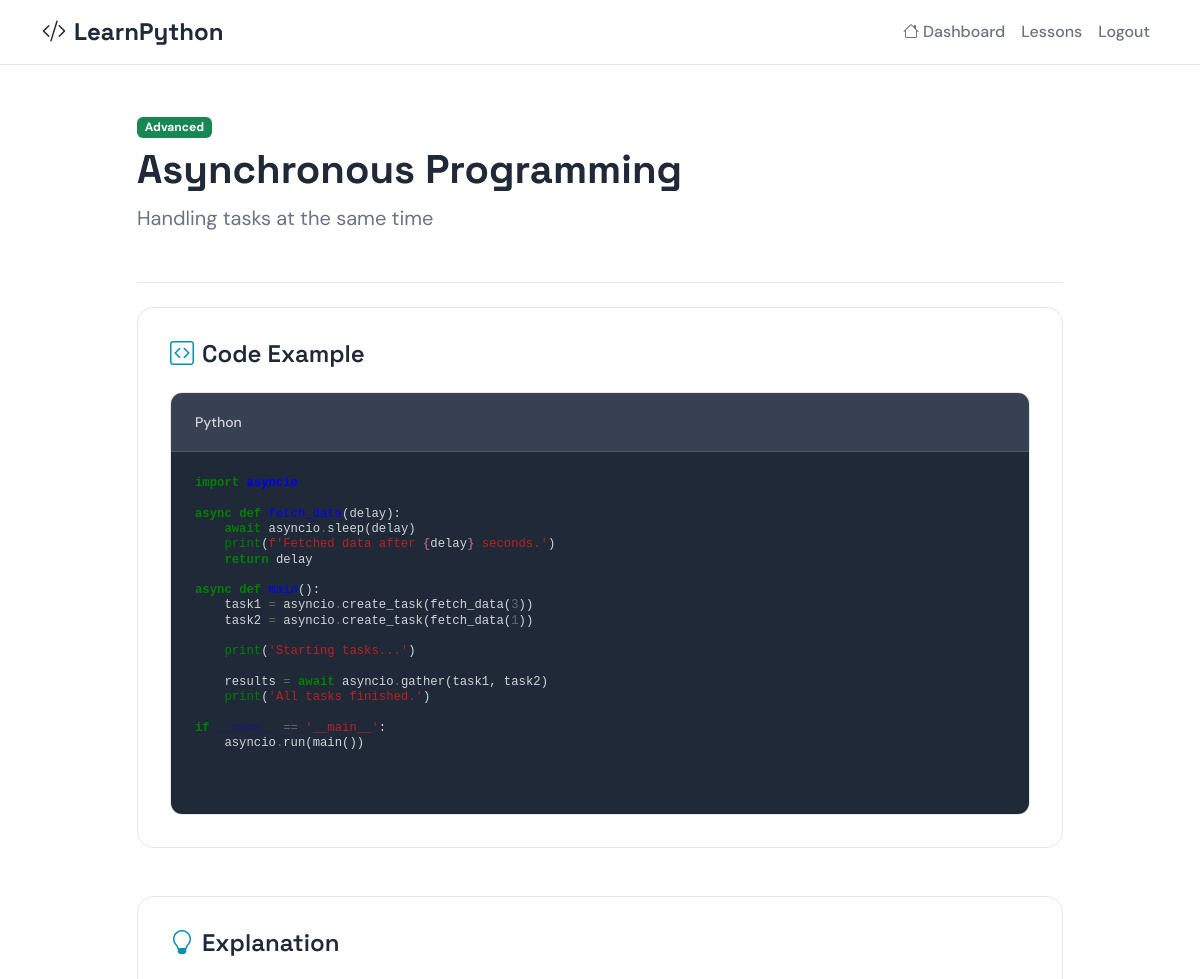
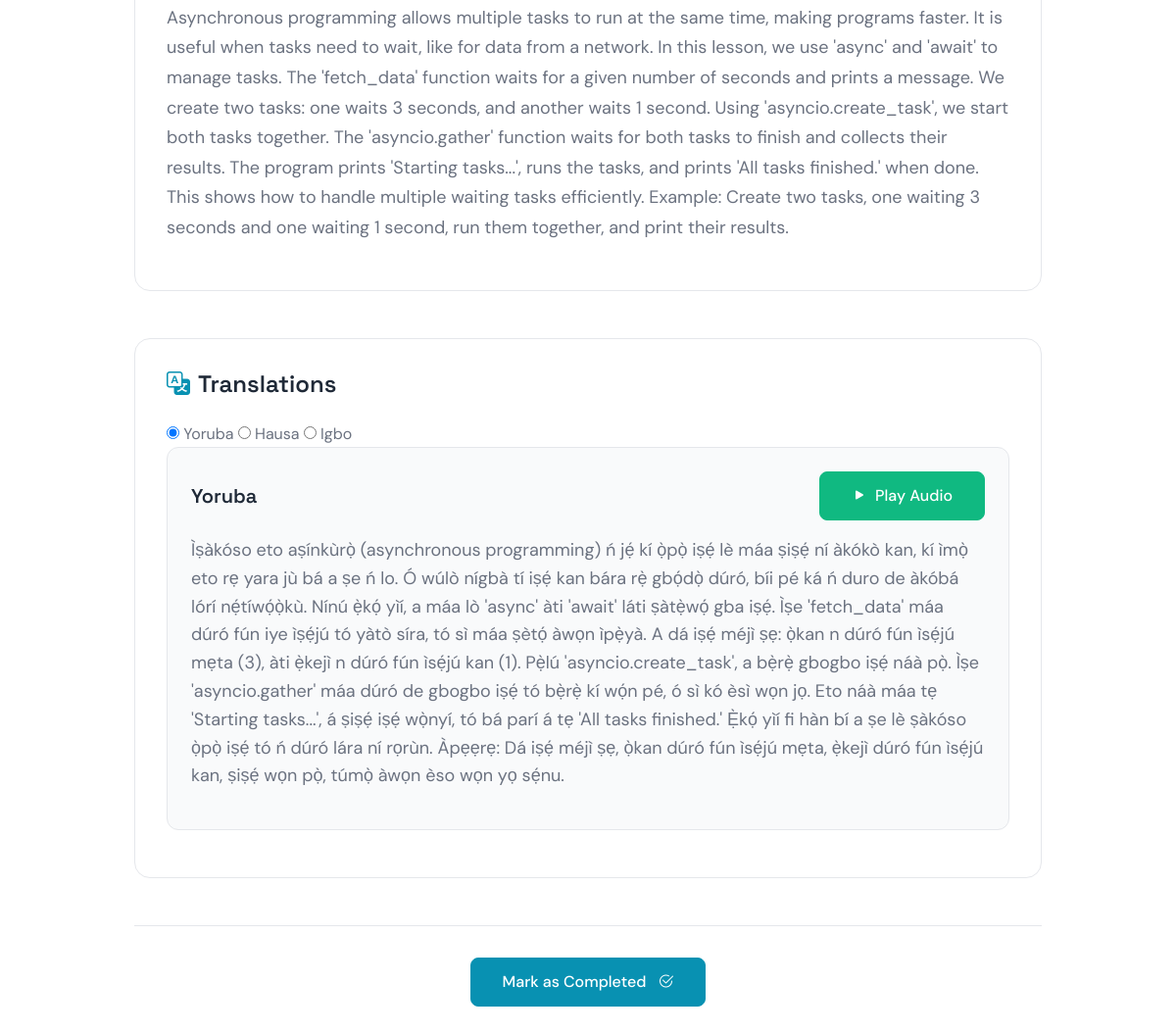
/courses/lesson/27/ (signed in), run on the app's committed database (2 pictures, top to bottom).
### lesson/models.py (models this page shows, shortened)
class Lesson(models.Model):
    DIFFICULTY_CHOICES = [
        ('1', 'Beginner'),
        ('2', 'Intermediate'),
        ('3', 'Advanced'),
    ]
    topic = models.CharField(max_length=100)       # e.g. "Introduction to Python"
    subtopic = models.CharField(max_length=100)    # e.g. "Variables"
    code_example = models.TextField()              # Python code snippet
    code_explanation = models.TextField()          # "What this code does"
    difficulty_level = models.CharField(
        max_length=50,
        choices=DIFFICULTY_CHOICES,
        default='1',
        help_text="The difficulty level of the lesson."
    )
    created_at = models.DateTimeField(auto_now_add=True)
    class Meta:
        ordering = ["topic", "subtopic"]

class LessonTranslation(models.Model):
    LANG_CHOICES = [
        ("en", "English"),
        ("yo", "Yoruba"),
        ("ig", "Igbo"),
        ("ha", "Hausa"),
    ]
    lesson = models.ForeignKey(Lesson, related_name="translations", on_delete=models.CASCADE)
    language = models.CharField(max_length=10, choices=LANG_CHOICES)
    concept_text = models.TextField()              # Explanation in native language
    audio_file = models.FileField(upload_to="audio/", blank=True, null=True)
    class Meta:
        unique_together = ("lesson", "language")

### lesson/views.py (the view)
# urls.py: path('lesson/<int:lesson_id>/', views.lesson_detail_view, name='lesson_detail'),
def lesson_detail_view(request, lesson_id):
    lesson = get_object_or_404(Lesson, pk=lesson_id)
    is_completed = lesson.progress.filter(user=request.user, completed=True).exists()
    context = {
        "lesson": lesson,
        "is_completed": is_completed,
    }
    return render(request, "lessons/lesson_detail.html", context)

### lesson/templatetags/pygment_tags.py (called while the page is built)
@register.filter
def pygmentize(code, language='python'):
    lexer = get_lexer_by_name(language)
    formatter = HtmlFormatter()
    return highlight(code, lexer, formatter)

### templates/lessons/lesson_detail.html (shortened to what this page needs)
{% extends 'base.html' %}
{% load pygment_tags %}
{% block content %}
    <nav class="navbar navbar-expand-lg navbar-light">
        <div class="container">
            <a class="navbar-brand" href="{% url 'user:dashboard' %}">
                <i class="bi bi-code-slash me-2"></i>LearnPython
            </a>
            <div class="collapse navbar-collapse" id="navbarNav">
                <ul class="navbar-nav ms-auto">
                    <li class="nav-item">
                        <a class="nav-link" href="{% url 'user:dashboard' %}">
                            <i class="bi bi-house me-1"></i>Dashboard
                        </a>
                    </li>
                    <li class="nav-item">
                        <a class="nav-link" href="#lessons">Lessons</a>
                    </li>
                    <li class="nav-item">
                        <a class="nav-link" href="{% url 'account_logout' %}">Logout</a>
                    </li>
                </ul>
            </div>
        </div>
    </nav>
    <div class="container py-5">
        <div class="row">
            <div class="col-lg-10 mx-auto">
                <div class="lesson-header mb-4">
                    <div class="d-flex justify-content-between align-items-start mb-3">
                        <div>
                            <span class="badge bg-success mb-2">{{ lesson.get_difficulty_level_display }}</span>
                            <h1 class="lesson-detail-title">{{ lesson.topic }}</h1>
                            <p class="lesson-detail-subtitle">{{ lesson.subtopic }}</p>
                        </div>
                    </div>
                </div>
                <div class="lesson-section mb-5">
                    <h3 class="section-heading">
                        <i class="bi bi-code-square me-2"></i>Code Example
                    </h3>
                    <div class="code-container">
                        <div class="code-header">
                            <span class="code-title">Python</span>
                        </div>
                        <pre class="code-content"><code class="language-python">{% autoescape off %}{{ lesson.code_example|pygmentize:'python' }}{% endautoescape %}</code></pre>
                    </div>
                </div>
                <div class="lesson-section mb-5">
                    <h3 class="section-heading">
                        <i class="bi bi-lightbulb me-2"></i>Explanation
                    </h3>
                    <div class="explanation-content">
                        <p>{{ lesson.code_explanation }}</p>
                    </div>
                </div>
                <div class="lesson-section">
                    <h3 class="section-heading">
                        <i class="bi bi-translate me-2"></i>Translations
                    </h3>
                    <div class="translation-tabs">
                        <input type="radio" name="language" id="lang-yo" value="yo" checked>
                        <label for="lang-yo">Yoruba</label>
                        <input type="radio" name="language" id="lang-ha" value="ha">
                        <label for="lang-ha">Hausa</label>
                        <input type="radio" name="language" id="lang-ig" value="ig">
                        <label for="lang-ig">Igbo</label>
                    </div>
                    <div class="translation-content">
                    {% for translation in lesson.translations.all %}
                        <div class="translation-card" data-language="{{ translation.language|lower }}">
                            <div class="translation-header d-flex justify-content-between align-items-center">
                                <h4 class="translation-title">{{ translation.get_language_display }}</h4>
                                {% if translation.audio_file %}
                                    <button class="btn btn-accent audio-play-btn" data-audio-url="{{ translation.audio_file.url }}">
                                        <i class="bi bi-play-fill me-2"></i>Play Audio
                                    </button>
                                {% endif %}
                            </div>
                            <div class="translation-text mt-3">
                                <p>{{ translation.concept_text }}</p>
                            </div>
                        </div>
                    {% empty %}
                        <div class="empty-state text-center py-5">
                            <i class="bi bi-translate display-4 text-muted"></i>
                            <p class="mt-3 text-muted">No translations available for this lesson.</p>
                        </div>
                    {% endfor %}
                </div>
            </div>
                <div class="lesson-navigation mt-5">
                    <div class="d-flex justify-content-center">
                        {% if is_completed %}
                            <a href="{% url 'user:dashboard' %}" class="btn btn-success">
                                 Completed <i class="bi bi-check2-circle ms-2"></i> Next
                            </a>
                        {% else %}
                            <form action="{% url 'user:complete_lesson' lesson.id %}" method="post">
                                <button type="submit" class="btn btn-primary">
                                    Mark as Completed <i class="bi bi-check2-circle ms-2"></i>
                                </button>
                            </form>
                        {% endif %}
                    </div>
                </div>
            </div>
        </div>
    </div>
{% endblock %}

### static/css/styles.css (style rules this page uses)
:root { --primary-color: #0891b2; --accent-color: #10b981; --text-primary: #1f2937; --text-secondary: #6b7280; --text-muted: #9ca3af; --background: #ffffff; --background-subtle: #f9fafb; --border-color: #e5e7eb; --font-heading: "Space Grotesk", sans-serif; --font-body: "DM Sans", sans-serif; --section-padding: 5rem 0; --container-padding: 2rem; }
body { font-family: var(--font-body); color: var(--text-secondary); line-height: 1.6; background-color: var(--background); }
h1, h2, h3, h4, h5, h6 { font-family: var(--font-heading); color: var(--text-primary); font-weight: 600; line-height: 1.2; }
.navbar { background-color: var(--background) !important; border-bottom: 1px solid var(--border-color); }
.navbar-brand { font-family: var(--font-heading); font-weight: 700; font-size: 1.5rem; color: var(--text-primary) !important; }
.nav-link { color: var(--text-secondary) !important; font-weight: 500; transition: color 0.2s ease; }
.btn-primary { background-color: var(--primary-color); border-color: var(--primary-color); font-weight: 500; padding: 0.75rem 2rem; border-radius: 0.5rem; transition: all 0.2s ease; }
.btn-accent { background-color: var(--accent-color); border-color: var(--accent-color); color: white; font-weight: 500; padding: 0.75rem 2rem; border-radius: 0.5rem; transition: all 0.2s ease; }
.code-header { background-color: #374151; padding: 1rem 1.5rem; border-bottom: 1px solid #4b5563; }
.code-title { color: #d1d5db; font-size: 0.875rem; font-weight: 500; }
.code-content { padding: 1.5rem; margin: 0; background-color: var(--text-primary); color: #d1d5db; font-family: "Monaco", "Menlo", monospace; font-size: 0.875rem; line-height: 1.6; }
.lesson-header { border-bottom: 1px solid var(--border-color); padding-bottom: 2rem; }
.lesson-detail-title { font-size: 2.5rem; font-weight: 700; color: var(--text-primary); margin-bottom: 0.5rem; }
.lesson-detail-subtitle { font-size: 1.25rem; color: var(--text-secondary); margin-bottom: 0; }
.lesson-section { background-color: var(--background); border: 1px solid var(--border-color); border-radius: 1rem; padding: 2rem; }
.section-heading { font-size: 1.5rem; font-weight: 600; color: var(--text-primary); margin-bottom: 1.5rem; display: flex; align-items: center; }
.section-heading i { color: var(--primary-color); }
.code-container { border-radius: 0.75rem; overflow: hidden; border: 1px solid var(--border-color); }
.explanation-content { font-size: 1.125rem; line-height: 1.7; color: var(--text-secondary); }
.translation-card { background-color: var(--background-subtle); border: 1px solid var(--border-color); border-radius: 0.75rem; padding: 1.5rem; margin-bottom: 1rem; }
.translation-header { display: flex; justify-content: between; align-items: center; margin-bottom: 1rem; }
.translation-title { font-size: 1.25rem; font-weight: 600; color: var(--text-primary); margin-bottom: 0; }
.translation-text { font-size: 1.125rem; line-height: 1.6; color: var(--text-secondary); }
.audio-play-btn { font-weight: 500; border-radius: 0.5rem; }
.lesson-navigation { border-top: 1px solid var(--border-color); padding-top: 2rem; }

### static/css/pygments_style.css (style rules this page uses)
pre { line-height: 125%; }
.k { color: #008000; font-weight: bold }
.o { color: #666 }
.kn { color: #008000; font-weight: bold }
.nb { color: #008000 }
.nf { color: #00F }
.nn { color: #00F; font-weight: bold }
.w { color: #BBB }
.mi { color: #666 }
.sa { color: #BA2121 }
.si { color: #A45A77; font-weight: bold }
.s1 { color: #BA2121 }
.vm { color: #19177C }

### data on the page
Lesson: difficulty_level "Advanced", topic "Asynchronous Programming", subtopic "Handling tasks at the same time", code_example|pygmentize "import async def ( delay ): await asyncio . sleep ( delay ) print ( f 'Fetched data after { delay } seconds.' ) return delay async def (): task1 = asyncio . create_task ( fetch_data ( 3 )) task2 = asyncio . create_task ( fetch_data ( 1 )) print ( 'Starting tasks...' ) results = await asyncio . gather ( task1 , task2 ) print ( 'All tasks finished.' ) if == '__main__' : asyncio . run ( main ())", code_explanation "Asynchronous programming allows multiple tasks to run at the same time, making programs faster. It is useful when tasks need to wait, like for data from a network. In this lesson, we use 'async' and 'await' to manage tasks. The 'fetch_data' function waits for a given number of seconds and prints a message. We create two tasks: one waits 3 seconds, and another waits 1 second. Using 'asyncio.create_task', we start both tasks together. The 'asyncio.gather' function waits for both tasks to finish and collects their results. The program prints 'Starting tasks...', runs the tasks, and prints 'All tasks finished.' when done. This shows how to handle multiple waiting tasks efficiently. Example:…"
